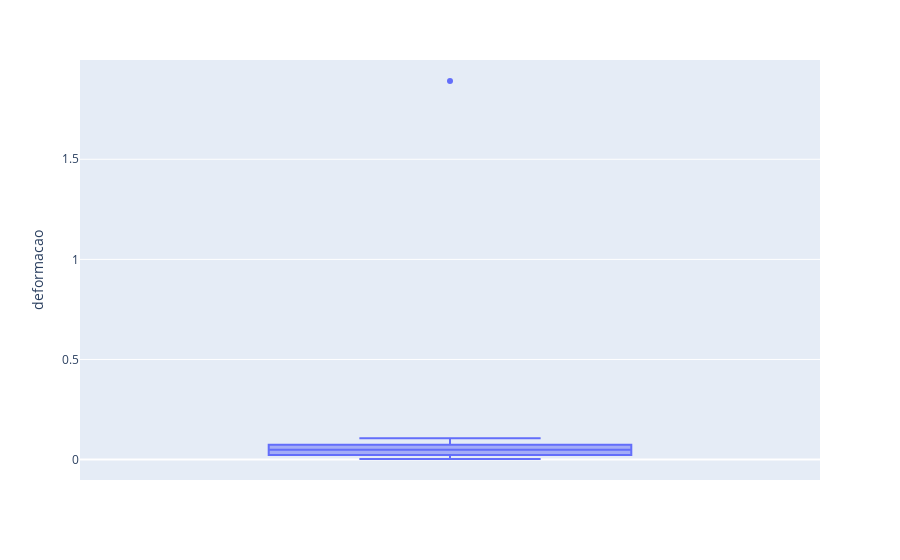

The code cell stored with this chart in its notebook:
### Code cell
boxplot = px.box(mola_trat, y="deformacao" )
boxplot.show()

### Figure 1 — Plotly figure (JSON) as saved in the notebook; plotly's stock layout.template omitted (floating-point values rounded to 4 significant figures)
{"data": [{"alignmentgroup": "True", "hovertemplate": "deformacao=%{y}<extra></extra>", "legendgroup": "", "marker": {"color": "#636efa"}, "name": "", "notched": false, "offsetgroup": "", "orientation": "v", "showlegend": false, "type": "box", "x0": " ", "xaxis": "x", "y": [0.0029, 0.0043, 0.007, 0.0085, 0.0144, 0.0172, 0.0202, 0.023, 0.0249, 0.031, 0.0342, 0.039, 0.0393, 0.0423, 0.0494, 0.0555, 0.0568, 0.0647, 0.0676, 0.0704, 0.0715, 0.07274, 0.0785, 0.0812, 0.0853, 0.0925, 0.0975, 1.891, 0.1066], "y0": " ", "yaxis": "y"}], "layout": {"boxmode": "group", "legend": {"tracegroupgap": 0}, "margin": {"t": 60}, "xaxis": {"anchor": "y", "domain": [0, 1]}, "yaxis": {"anchor": "x", "domain": [0, 1], "title": {"text": "deformacao"}}}}
